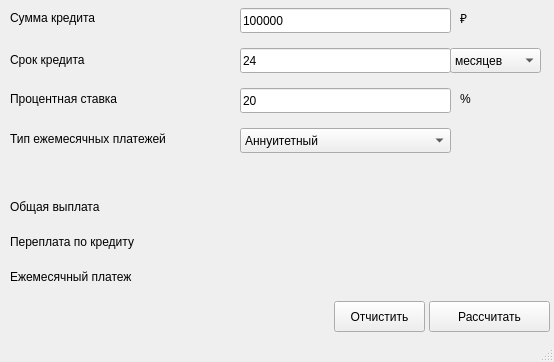
<?xml version="1.0" encoding="UTF-8"?>
<ui version="4.0">
 <class>CreditWindow</class>
 <widget class="QMainWindow" name="CreditWindow">
  <property name="geometry">
   <rect>
    <x>0</x>
    <y>0</y>
    <width>554</width>
    <height>362</height>
   </rect>
  </property>
  <property name="windowTitle">
   <string>Кредитный калькулятор</string>
  </property>
  <widget class="QWidget" name="centralwidget">
   <widget class="QPushButton" name="pushButtonClean">
    <property name="geometry">
     <rect>
      <x>334</x>
      <y>301</y>
      <width>91</width>
      <height>31</height>
     </rect>
    </property>
    <property name="text">
     <string>Отчистить</string>
    </property>
   </widget>
   <widget class="QPushButton" name="pushButtonCalc">
    <property name="geometry">
     <rect>
      <x>429</x>
      <y>301</y>
      <width>121</width>
      <height>31</height>
     </rect>
    </property>
    <property name="text">
     <string>Рассчитать</string>
    </property>
   </widget>
   <widget class="QLabel" name="label_20">
    <property name="geometry">
     <rect>
      <x>10</x>
      <y>198</y>
      <width>121</width>
      <height>17</height>
     </rect>
    </property>
    <property name="text">
     <string>Общая выплата</string>
    </property>
   </widget>
   <widget class="QLabel" name="label_21">
    <property name="geometry">
     <rect>
      <x>10</x>
      <y>233</y>
      <width>171</width>
      <height>17</height>
     </rect>
    </property>
    <property name="text">
     <string>Переплата по кредиту</string>
    </property>
   </widget>
   <widget class="QLabel" name="label_22">
    <property name="geometry">
     <rect>
      <x>10</x>
      <y>268</y>
      <width>161</width>
      <height>17</height>
     </rect>
    </property>
    <property name="text">
     <string>Ежемесячный платеж</string>
    </property>
   </widget>
   <widget class="QLabel" name="labelOverPayment">
    <property name="geometry">
     <rect>
      <x>243</x>
      <y>236</y>
      <width>201</width>
      <height>17</height>
     </rect>
    </property>
    <property name="text">
     <string/>
    </property>
   </widget>
   <widget class="QLabel" name="labelTotalPayments">
    <property name="geometry">
     <rect>
      <x>242</x>
      <y>198</y>
      <width>201</width>
      <height>17</height>
     </rect>
    </property>
    <property name="text">
     <string/>
    </property>
   </widget>
   <widget class="QLabel" name="labelMonthlyPayment">
    <property name="geometry">
     <rect>
      <x>243</x>
      <y>268</y>
      <width>201</width>
      <height>17</height>
     </rect>
    </property>
    <property name="text">
     <string/>
    </property>
   </widget>
   <widget class="QLabel" name="label_5">
    <property name="geometry">
     <rect>
      <x>10</x>
      <y>128</y>
      <width>201</width>
      <height>21</height>
     </rect>
    </property>
    <property name="text">
     <string>Тип ежемесячных платежей</string>
    </property>
   </widget>
   <widget class="QComboBox" name="paymentsType">
    <property name="geometry">
     <rect>
      <x>240</x>
      <y>128</y>
      <width>211</width>
      <height>25</height>
     </rect>
    </property>
    <item>
     <property name="text">
      <string>Аннуитетный</string>
     </property>
    </item>
    <item>
     <property name="text">
      <string>Дифференцированный</string>
     </property>
    </item>
   </widget>
   <widget class="QLineEdit" name="percentageRate">
    <property name="geometry">
     <rect>
      <x>240</x>
      <y>88</y>
      <width>211</width>
      <height>25</height>
     </rect>
    </property>
    <property name="text">
     <string>20</string>
    </property>
   </widget>
   <widget class="QLabel" name="label_7">
    <property name="geometry">
     <rect>
      <x>460</x>
      <y>88</y>
      <width>16</width>
      <height>21</height>
     </rect>
    </property>
    <property name="text">
     <string>%</string>
    </property>
   </widget>
   <widget class="QLabel" name="label_4">
    <property name="geometry">
     <rect>
      <x>10</x>
      <y>88</y>
      <width>141</width>
      <height>21</height>
     </rect>
    </property>
    <property name="text">
     <string>Процентная ставка</string>
    </property>
   </widget>
   <widget class="QComboBox" name="typePeriod">
    <property name="geometry">
     <rect>
      <x>450</x>
      <y>48</y>
      <width>91</width>
      <height>25</height>
     </rect>
    </property>
    <item>
     <property name="text">
      <string>месяцев</string>
     </property>
    </item>
    <item>
     <property name="text">
      <string>лет</string>
     </property>
    </item>
   </widget>
   <widget class="QLineEdit" name="creditPeriod">
    <property name="geometry">
     <rect>
      <x>240</x>
      <y>48</y>
      <width>211</width>
      <height>25</height>
     </rect>
    </property>
    <property name="text">
     <string>24</string>
    </property>
   </widget>
   <widget class="QLabel" name="label_3">
    <property name="geometry">
     <rect>
      <x>10</x>
      <y>49</y>
      <width>101</width>
      <height>21</height>
     </rect>
    </property>
    <property name="text">
     <string>Срок кредита</string>
    </property>
   </widget>
   <widget class="QLineEdit" name="creditAmount">
    <property name="geometry">
     <rect>
      <x>240</x>
      <y>8</y>
      <width>211</width>
      <height>25</height>
     </rect>
    </property>
    <property name="inputMethodHints">
     <set>Qt::ImhDigitsOnly|Qt::ImhNoTextHandles</set>
    </property>
    <property name="text">
     <string>100000</string>
    </property>
   </widget>
   <widget class="QLabel" name="label_6">
    <property name="geometry">
     <rect>
      <x>460</x>
      <y>8</y>
      <width>16</width>
      <height>21</height>
     </rect>
    </property>
    <property name="text">
     <string>₽</string>
    </property>
   </widget>
   <widget class="QLabel" name="label_2">
    <property name="geometry">
     <rect>
      <x>10</x>
      <y>8</y>
      <width>111</width>
      <height>20</height>
     </rect>
    </property>
    <property name="text">
     <string>Сумма кредита</string>
    </property>
   </widget>
  </widget>
  <widget class="QStatusBar" name="statusBar"/>
 </widget>
 <resources/>
 <connections/>
</ui>
